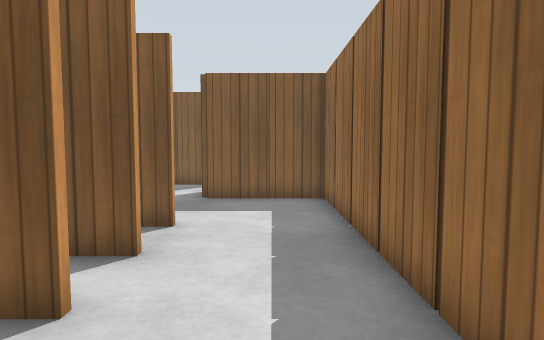
[1] (above)

24 first-person views from a walk through a Gazebo world. The camera is 0.86 m above the floor, tilts 4° down and sees 75° across. The floor is counted in squares, 0.5 m on a side. Each view is taken from the middle of a square. On the plan, view 1 faces up. The plan holds only what a view shows up to about 17 squares ahead; the rest is blank. Gazebo's built-in surfaces are drawn with simple patterns.

[2]
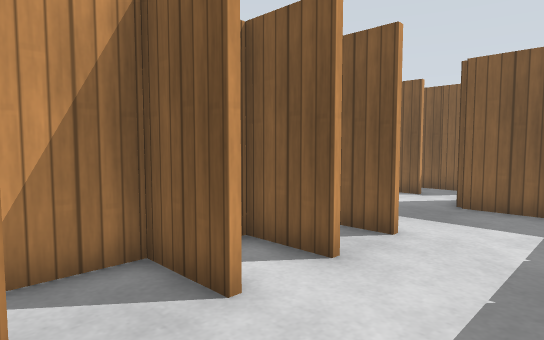

[3]
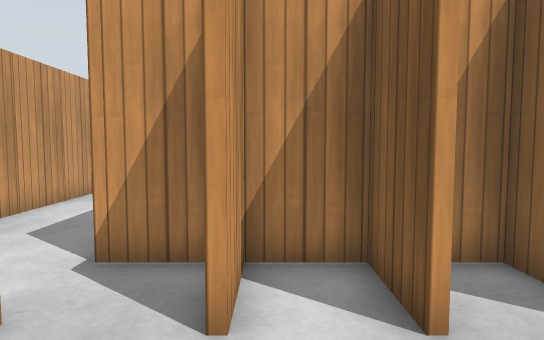

[4]
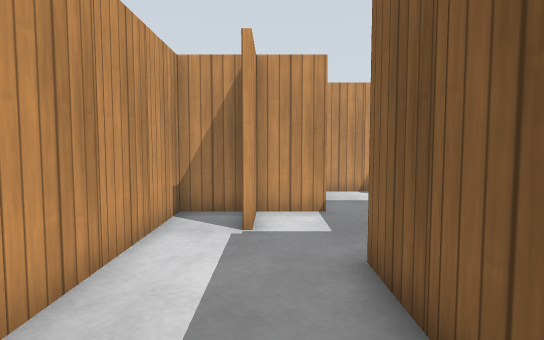

[5]
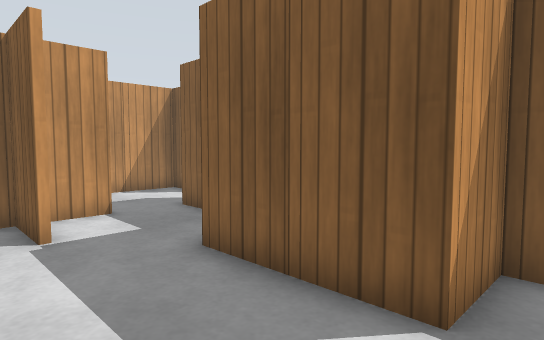

[6]
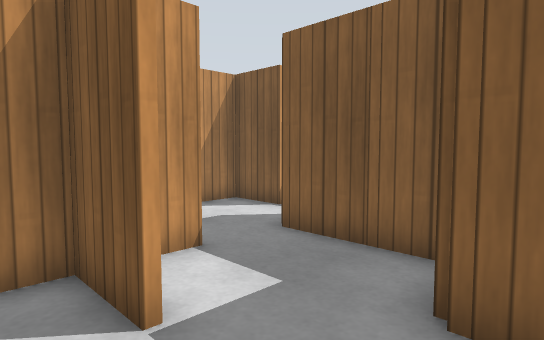

[7]
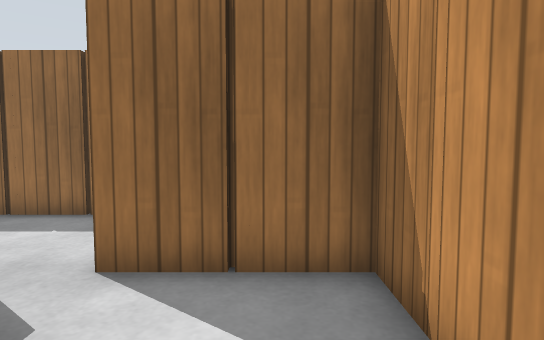

[8]
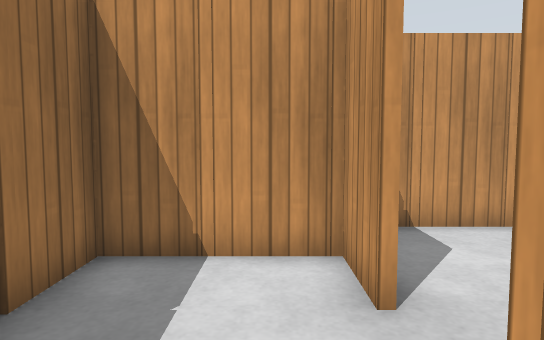

[9]
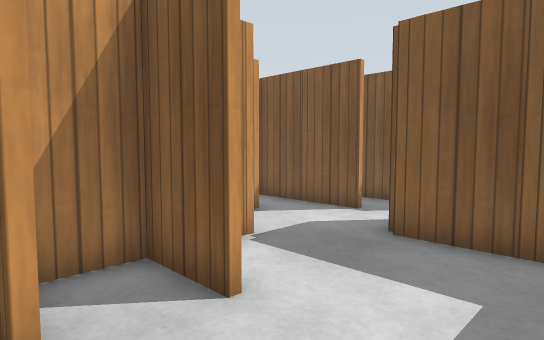

[10]
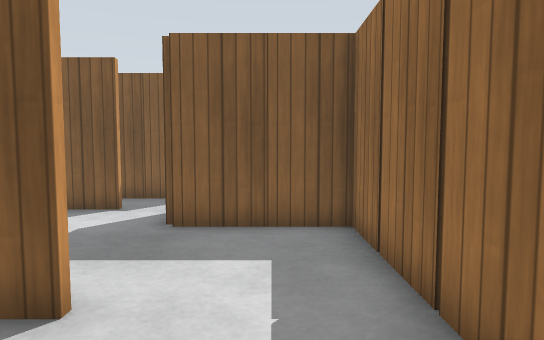

[11]
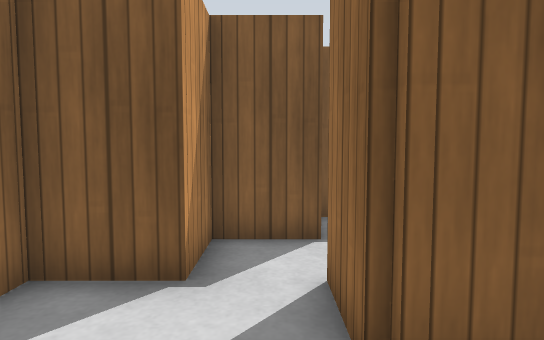

[12]
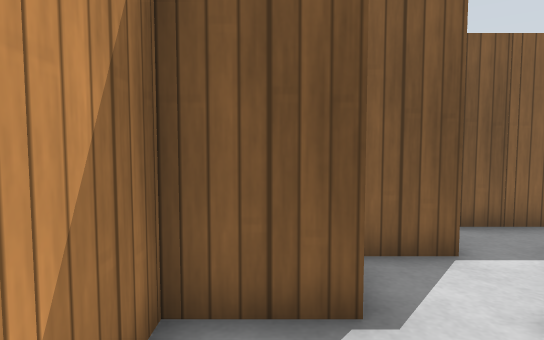

[13]
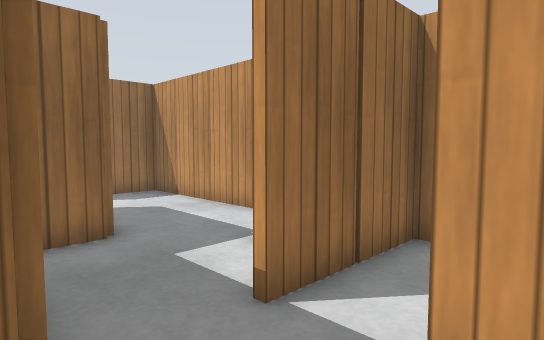

[14]
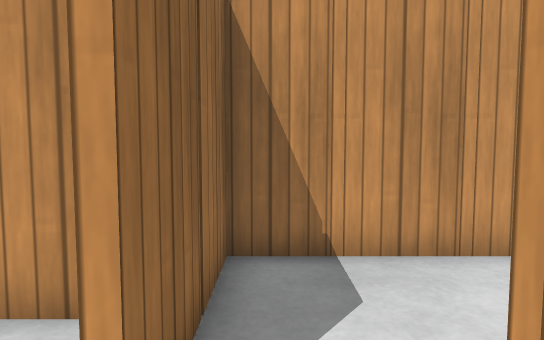

[15]
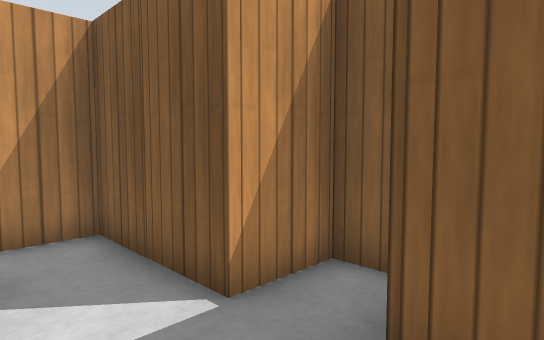

[16]
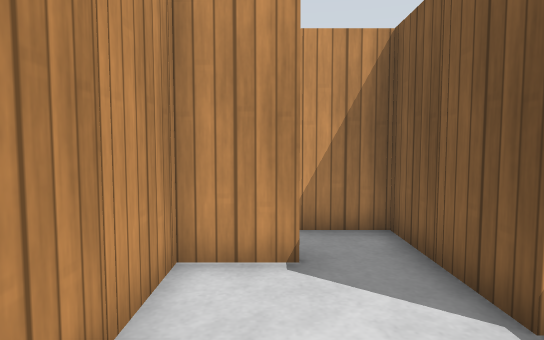

[17]
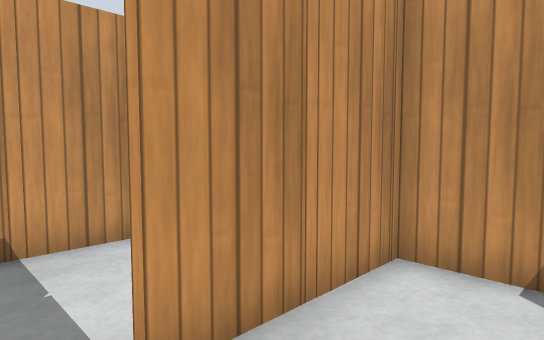

[18]
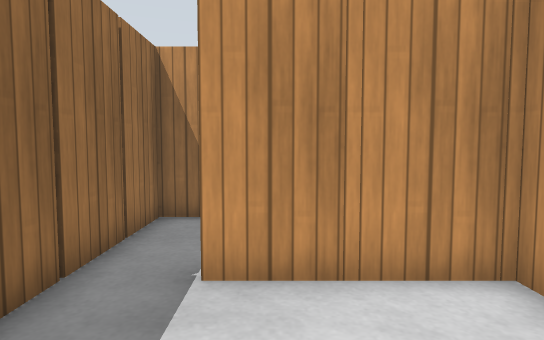

[19]
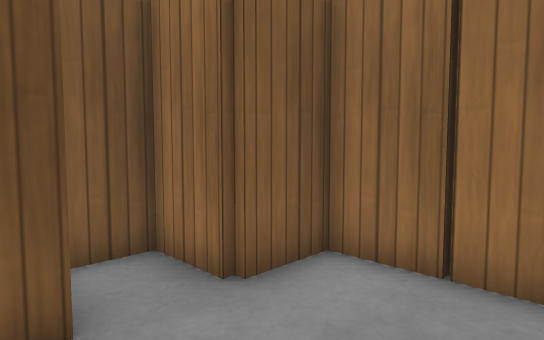

[20]
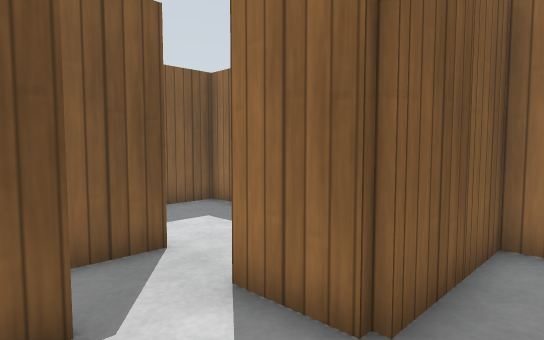

[21]
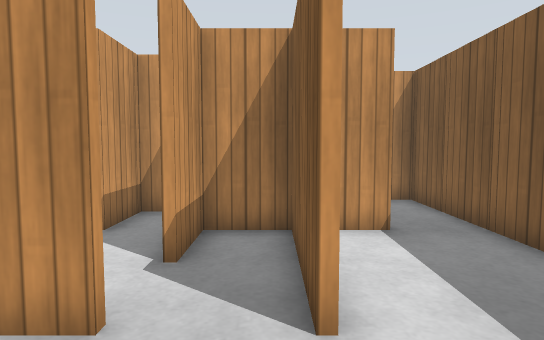

[22]
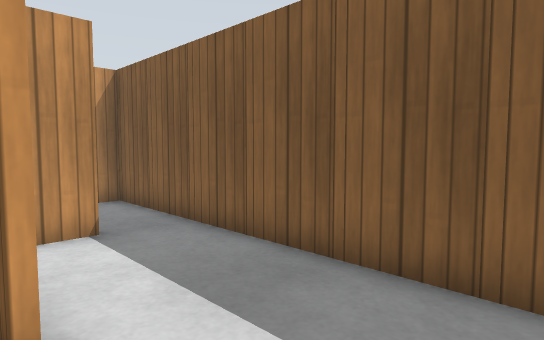

[23]
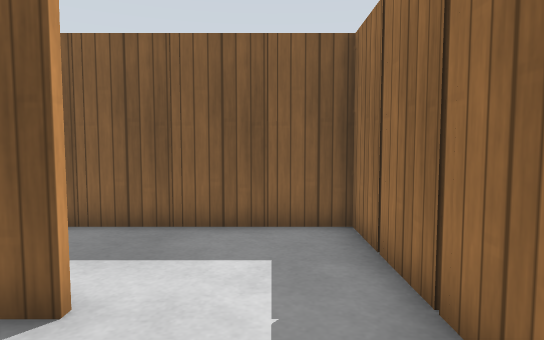

[24]
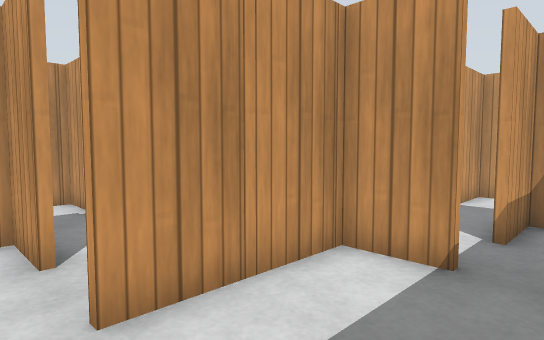

### Floor plan
Points are (right, up) in squares from view 1. A wall is a line through its corners. A room is listed if a view was taken in it or the views show most of it. See-through windows are left out.
Room 1 (views 1, 2, 3, 4, 5, 6, 7, 8, 9, 10, 11, 12, 13, 14, 15, 16, 17, 18, 19, 20, 21, 22, 23, 24)
walls: (-7.5, 5.6) (-6, 5.6); (-9.5, 5.6) (-8.4, 5.6); (-10.1, 7.5) (-10.1, 6.5); (-6.3, 10.4) (-6.3, 11.4) (-7.6, 11.4); (-4.3, 9.4) (-6, 9.4); (-8.1, 10.5) (-8.1, 9.4) (-11.5, 9.4); (-4.1, 9.6) (-4.1, 8.5); (-8.9, 3.4) (-12, 3.4); (-7.5, 11.6) (-6, 11.6); (-3.5, 3.6) (-2, 3.6); (-2, 7.4) (-3.5, 7.4); (-2, 5.4) (-3.5, 5.4); (-4.1, 2.6) (-4.1, 1.4) (-8, 1.4); (-12.1, 8.5) (-12.1, 7.4) (-13.6, 7.4); (-7.8, 1.6) (-6.4, 1.6); (-5.4, 1.6) (-4.3, 1.6) (-4.3, 2.6); (-12.3, 4.4) (-12.3, 5.5); (-2, 3.4) (-3.5, 3.4); (-5.5, 13.6) (-4, 13.6); (-4, 13.4) (-7.5, 13.4); (-14.1, 6.5) (-14.1, 5.4) (-15.5, 5.4); (-2.3, 12.4) (-2.3, 13.5); (-2.1, 1.5) (-2.1, 0.5); (-12.1, 1.5) (-12.1, 0.4); (-2.3, 0.4) (-2.3, 1.5); (-2.1, 13.5) (-2.1, 11.5); (-10, -0.6) (-11.5, -0.6); (-12.3, 0.5) (-12.3, 1.5); (-11.5, -0.4) (-10, -0.4); (-5.5, 15.6) (-4.4, 15.6); (-1.5, -0.4) (-0.5, -0.4); (-3.5, 15.6) (-2, 15.6); (-7.6, -2.4) (-6.4, -2.4); (-16.1, 4.5) (-16.1, 2.4); (-14.8, 1.6) (-14, 1.6); (-5.6, -2.4) (-4.4, -2.4); (-9.5, -2.4) (-8.4, -2.4); (-2, 15.4) (-5.5, 15.4); (1.7, 2.1) (1.7, 11.4) (-2, 11.4); (-3.6, -2.4) (-2.5, -2.4); (-11.5, -2.4) (-10.4, -2.4); (0.4, -0.4) (1.7, -0.4) (1.7, 0.6); (-6.1, 17.5) (-6.1, 16.4); (-9.5, 17.6) (-8, 17.6); (1.7, 14.1) (1.7, 19.4) (-10.1, 19.4) (-10.1, 18.8); (-13.5, -2.4) (-12.5, -2.4); (-15.5, -2.4) (-14.4, -2.4)
ways out: opening at (-11.7, 17)
objects: wooden post (-16, -3); wooden post (-14, -3); wooden post (-12, -3) to (-12, -2); wooden post (-12, -1); wooden post (-12, 0); wooden post (-12, 4); wooden post (-12, 9); wooden post (-12, 10); wooden post (-10, -3); wooden post (-10, 3) to (-10, 4); wooden post (-10, 6); wooden post (-10, 9); wooden post (-10, 18); wooden post (-8, -3); wooden post (-8, 2); wooden post (-8, 5); wooden post (-8, 11); wooden post (-8, 12); wooden post (-8, 20); wooden post (-6, -3); wooden post (-6, 1); wooden post (-6, 10); wooden post (-6, 13) to (-6, 14); wooden post (-6, 15); wooden post (-6, 16); wooden post (-6, 20); wooden post (-4, -3); wooden post (-4, 3); wooden post (-4, 4); wooden post (-4, 5); wooden post (-4, 6); wooden post (-4, 7); wooden post (-4, 8); wooden post (-4, 15); wooden post (-4, 20); wooden post (-2, -1); wooden post (-2, 0); wooden post (-2, 12); wooden post (-2, 20); wooden post (0, -1); wooden post (0, 11); wooden post (0, 20); wooden post (2, 1); wooden post (2, 3); wooden post (2, 5); wooden post (2, 7); wooden post (2, 9); wooden post (2, 15); wooden post (2, 17)

Where each view was taken, in squares from view 1:
view 1: 0 up, 0 right, facing up
view 2: 1 up, 1 right, facing up-left
view 3: 4 up, 1 right, facing left
view 4: 0 up, 3 left, facing left
view 5: 2 down, 3 left, facing up-left
view 6: 2 down, 7 left, facing up-left
view 7: 1 down, 7 left, facing right
view 8: 5 up, 1 left, facing down
view 9: 5 up, 1 right, facing up-left
view 10: 4 up, 0 right, facing up
view 11: 1 up, 13 left, facing up
view 12: 2 up, 15 left, facing up
view 13: 4 up, 15 left, facing down-right
view 14: 3 up, 13 left, facing down
view 15: 7 up, 5 left, facing up-left
view 16: 7 up, 5 left, facing left
view 17: 8 up, 5 left, facing down-left
view 18: 10 up, 7 left, facing down
view 19: 6 up, 9 left, facing up-right
view 20: 10 up, 5 left, facing up-right
view 21: 15 up, 1 right, facing left
view 22: 15 up, 1 right, facing up-left
view 23: 12 up, 0 right, facing up
view 24: 19 up, 1 left, facing down-left
